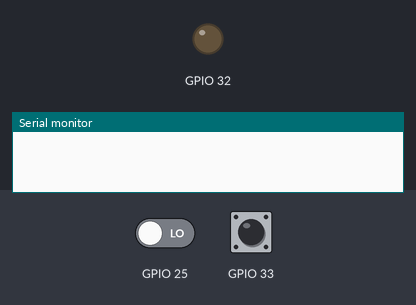
Bench run of a program on a simulated ESP32. On the bench: output pins drawn as LEDs (lit = HIGH), the last lines printed to the serial monitor. Dashed ring = blinking. The test bench sets the inputs (shaded band); at power-on: GPIO 33 LOW, GPIO 25 LOW.

Above: at 1.2 s.
1.3 s: GPIO 33 driven HIGH
At 1.8 s:
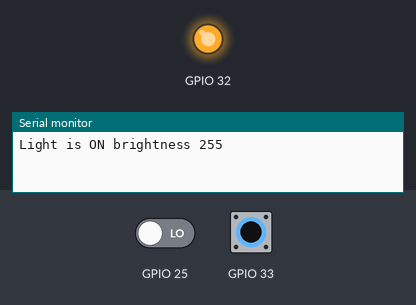
2.8 s: GPIO 33 pulsed LOW 5 times (0.12 s each, 0.3 s apart)
At 3.42 s:
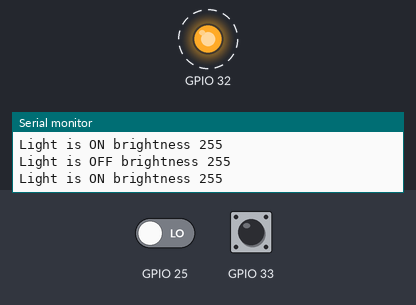
Timing chart, 0 to 5.8 s (numbered marks = the images above; inputs shaded):
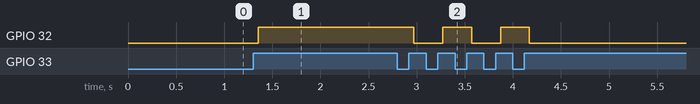

The program:

main.cpp
```cpp
#include <Arduino.h>
#include <BinarySensor.h>
#include <PirSensor.h>
#include <Button.h>
#include <Light.h>
#include <LightController.h>

#ifdef ENABLE_MQTT
#include <MqttHandler.h>
#endif

constexpr int PIR_PIN                   {25};
constexpr int BUTTON_PIN                {33};
constexpr int LIGHT_PIN                 {32};
constexpr std::string_view LIGHT_1_NAME {"Podrum"};
constexpr std::string_view LIGHT_1_ID   {"podrum"};

#ifdef ENABLE_MQTT
MqttHandler mqttHandler{};
MqttLightBridge mqttLightBridge{&mqttHandler};
LightController controller{&mqttLightBridge};
#else
LightController controller{};
#endif

void setup()
{
  Serial.begin(115200);

  std::shared_ptr<Light> ledLight{std::make_shared<Light>(LIGHT_1_NAME, LIGHT_1_ID, LIGHT_PIN)};
  std::vector<std::shared_ptr<Sensor>> sensors{};
  sensors.emplace_back(std::make_shared<Button>(BUTTON_PIN));
  sensors.emplace_back(std::make_shared<PirSensor>(PIR_PIN));
  controller.addLight(std::move(ledLight), std::move(sensors));
  controller.setupDevices();

  #ifdef ENABLE_MQTT
  mqttHandler.init(Config::Mqtt::SERVER, Config::Mqtt::PORT, Config::Mqtt::CLIENT_NAME);
  #endif

  controller.subscribe();

  #ifdef ENABLE_MQTT
  while(!mqttHandler.connect())
  {
    delay(5000);
  }
  #endif
}

void loop()
{
  controller.update();
  #ifdef ENABLE_MQTT
  mqttHandler.process();
  #endif
}
```

Measured:
- after the input at 1.3 s, GPIO 32: LOW → HIGH after 0.05 s
- after the input at 2.8 s, GPIO 32: alternates HIGH for 0.30 s and LOW for 0.30 s, 5 changes in all, then stays LOW, starting after 0.17 s
